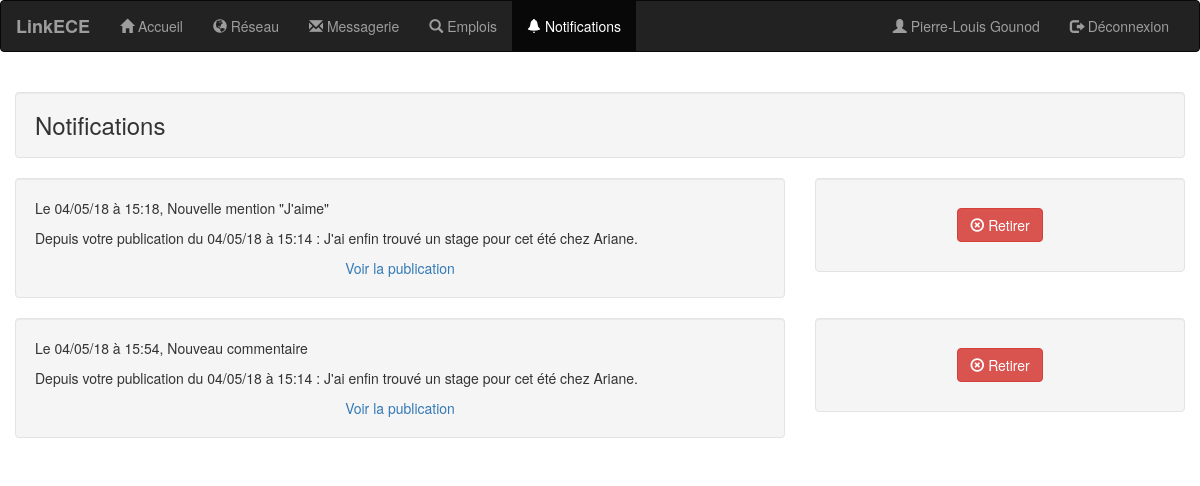
Screenshot of /notifications.php (signed in) with the database file from the repository.
### tables this page shows
CREATE TABLE `notification` (
  `id_notification` int(10) NOT NULL,
  `id_post` int(10) NOT NULL,
  `label` varchar(50) NOT NULL,
  `date_notification` datetime NOT NULL DEFAULT CURRENT_TIMESTAMP,
  `id_user` int(10) NOT NULL
);

CREATE TABLE `post` (
  `id_post` int(10) NOT NULL,
  `id_user` int(10) NOT NULL,
  `document` varchar(255) DEFAULT NULL,
  `date_post` datetime NOT NULL DEFAULT CURRENT_TIMESTAMP,
  `visibilite` tinyint(1) NOT NULL,
  `lieu` varchar(255) NOT NULL,
  `descriptif` text NOT NULL,
  `humeur` varchar(255) NOT NULL
);

### notifications.php (the view, shortened to what this page needs)
<?php
include('connect.php');
if ( $_SESSION['logged_in'] != 1 ) {
    $_SESSION['message'] = "Vous devez être connecté pour acceder à ce contenu!";
    header("location: login-system/error.php");
}
else {
    $nom = $_SESSION['nom'];
    $prenom = $_SESSION['prenom'];
    $id_user = $_SESSION['id_user'];
    }
$av = mysqli_query($con,"SELECT * FROM users WHERE id_user='$id_user'");
$user_obj = $av->fetch_assoc();
$dist_back=$user_obj['background'];
?>
<!DOCTYPE html>
<html>
    <head>
        <link rel="stylesheet" href="https://maxcdn.bootstrapcdn.com/bootstrap/3.3.7/css/bootstrap.min.css">
    </head>
    <body background="<?= $dist_back ?>">
        <nav class="navbar navbar-inverse">
            <div class="container-fluid">
                <div class="navbar-header">
                    <a class="navbar-brand" href="accueil.php">LinkECE</a>
                </div>
                <div class="collapse navbar-collapse" id="myNavbar">
                    <ul class="nav navbar-nav">
                        <li><a href="accueil.php"><span class="glyphicon glyphicon-home"></span> Accueil</a></li>
                        <li><a href="reseau.php"><span class="glyphicon glyphicon-globe"></span> Réseau</a></li>
                        <li><a href="chat/message.php"><span class="glyphicon glyphicon-envelope"></span> Messagerie</a></li>
                        <li><a href="emplois.php"><span class="glyphicon glyphicon-search"></span> Emplois</a></li>
                        <li class="active"><a href="notifications.php"><span class="glyphicon glyphicon-bell"></span> Notifications</a></li>
                    </ul>
                    <ul class="nav navbar-nav navbar-right">
                        <li><a href="profil.php"><span class="glyphicon glyphicon-user"></span> <?= $prenom.' '.$nom ?> </a></li>
                        <li><a href="login-system/logout.php"><span class="glyphicon glyphicon-log-out"></span> Déconnexion</a></li>
                    </ul>
                </div>
            </div>
        </nav>
        <div class="container text-center">
            <div class="row">
                <h3 class="well">Notifications</h3>
            <?php
                $result = mysqli_query($con,"SELECT * FROM notification INNER JOIN post ON notification.id_post = post.id_post WHERE post.id_user = '$id_user'");
                while($notif = mysqli_fetch_array($result)){
                        $time = strtotime($notif['date_notification']);
                        $time2 = strtotime($notif['date_post']);
                        $myFormatForView = date("d/m/y à H:i", $time);
                        $myFormatForView2 = date("d/m/y à H:i", $time2);
                echo "<div class='row'>
                            <div class='col-sm-8'>
                                <div class='well'>
                                    <p class='notif'>Le ".$myFormatForView.", ".$notif['label']."</p>
                                    <p class='notif'>Depuis votre publication du ".$myFormatForView2." : ". $notif['descriptif']."</p>
                                    <a href='viewpost.php?id_post=".$notif['id_post']."'> Voir la publication </a>
                                </div>
                            </div>
                            <div class='col-sm-4'>
                                <div class='well'><h5></h5>
                                    <a href='retirernotif.php?id_notification=".$notif['id_notification']."' class='btn btn-danger'><span class='glyphicon glyphicon-remove-circle'></span> Retirer</a><h5></h5>
                                </div>
                            </div>
                        </div>
                        ";
                }
            ?>
        </div>
        </div>
    </body>
</html>

### notifications.php (style rules this page uses)
h3 { text-align: left; }
.notif { text-align: left; }
.navbar-brand { font-weight: bold; }

### rows the page displays
notification: date_notification "04/05/18 à 15:18", label "Nouvelle mention \"J'aime\"", id_post.date_post "04/05/18 à 15:14", id_post.descriptif "J'ai enfin trouvé un stage pour cet été chez Ariane."
notification: date_notification "04/05/18 à 15:54", label "Nouveau commentaire", id_post.date_post "04/05/18 à 15:14", id_post.descriptif "J'ai enfin trouvé un stage pour cet été chez Ariane."

### other values shown
$prenom "Pierre-Louis"
$nom "Gounod"
